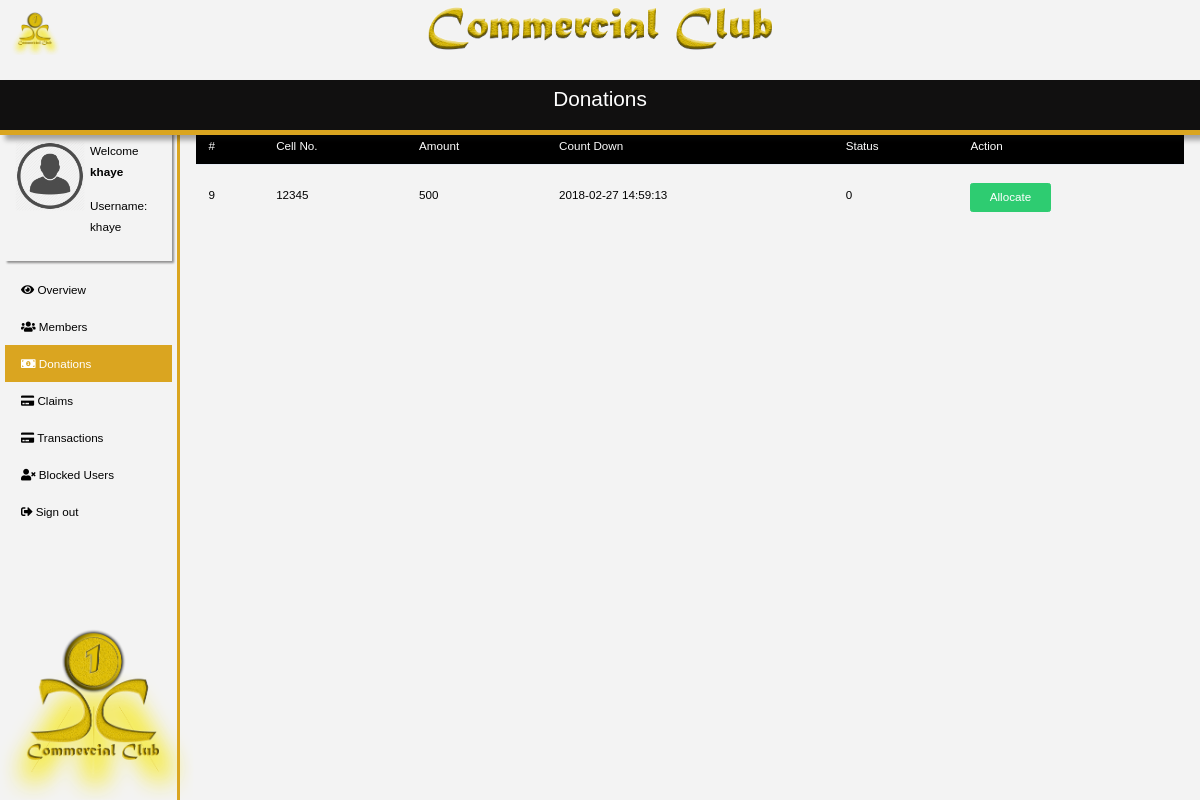
Page /donations.php (signed in) on the committed database.
### tables this page shows
CREATE TABLE `donation` (
  `id` int(11) NOT NULL,
  `cellDonator` varchar(13) NOT NULL COMMENT 'cell number of donator',
  `amount` int(65) NOT NULL,
  `donDate` timestamp NOT NULL DEFAULT CURRENT_TIMESTAMP ON UPDATE CURRENT_TIMESTAMP,
  `expDate` timestamp NOT NULL DEFAULT '0000-00-00 00:00:00',
  `status` int(2) DEFAULT NULL
);

### donations.php (the view, shortened to what this page needs)
<?php
      include("inc/mainHeader.php");
      include("./server/config.php");
      if(!empty($_SESSION["u_id"])){
        include("inc/donationsContent.php");
        $sql = "Select * From donation";
        $result= mysqli_query($conn,$sql);
        echo '<table class="table table-condensed" style="margin-top: -5px;">
                <thead>
                  <tr style="background: black; color: white;">
                      <th>#</th>
                      <th>Cell No.</th>
                      <th>Amount</th>
                      <th>Count Down</th>
                      <th>Status</th>
                      <th>Action</th>
                  </tr>
                </thead>
            ';
            if(mysqli_num_rows($result) > 0){
              while($row = mysqli_fetch_assoc($result)){
                echo '
                    <tbody>
                        <td>'.$row['id'].'</td>
                        <td>'.$row['cellDonator'].'</td>
                        <td>'.$row['amount'].'</td>
                        <td>'.$row['donDate'].'</td>
                        <td>'.$row['status'].'</td>';
                        if($row['status']=="0"){
                         echo '<td><input type="submit" class="btn btn-success" value="Allocate"/></td>';
                        }
                        else{
                        echo  '<td>Allocated</td>';
                        }
                   echo '</tbody>';
              }
            }
            echo '</table>';
      }else{
          die('<center><div style="text-align:center;font-size:70pt;color:gold;font-weight:bolder;"> 404</div> <p>Oppps, We are havnig some technical problems. Please try again <a href="index.php">Home</a>.</p><img width="300" src="assets/logoCC.png" alt="logo"></center>');
      }
      include("inc/mainFooter.php");
?>

### css/main.css (style rules this page uses)
html,body { margin: 0; font-size:9pt; font: 400 13.3333px Arial; overflow-y: hidden; }
.table { margin-top: -47px; }
.form-control,.btn { margin-top:5px; }

### rows in the picture
donation: id "9", cellDonator "12345", amount "500", donDate "2018-02-27 14:59:13", status "0"

### other values in the picture
$_SESSION['name'] "khaye"
$_SESSION['username'] "khaye"
